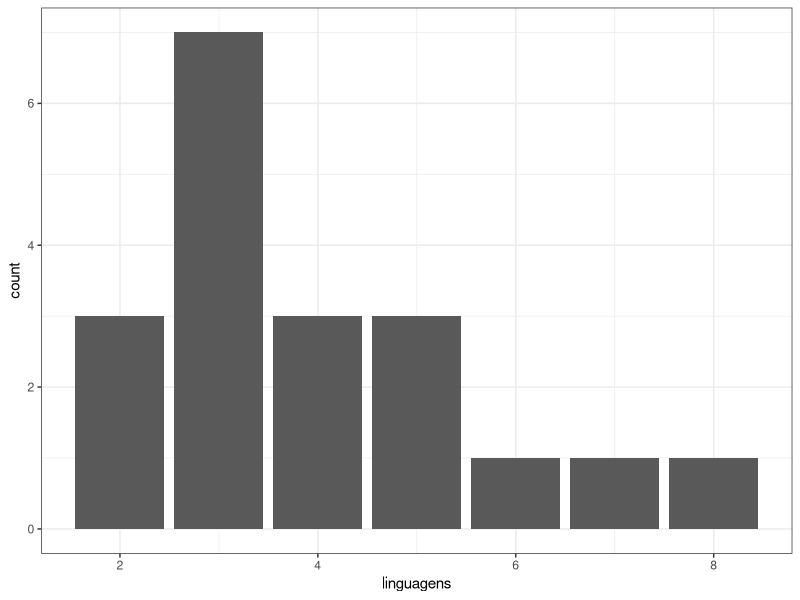
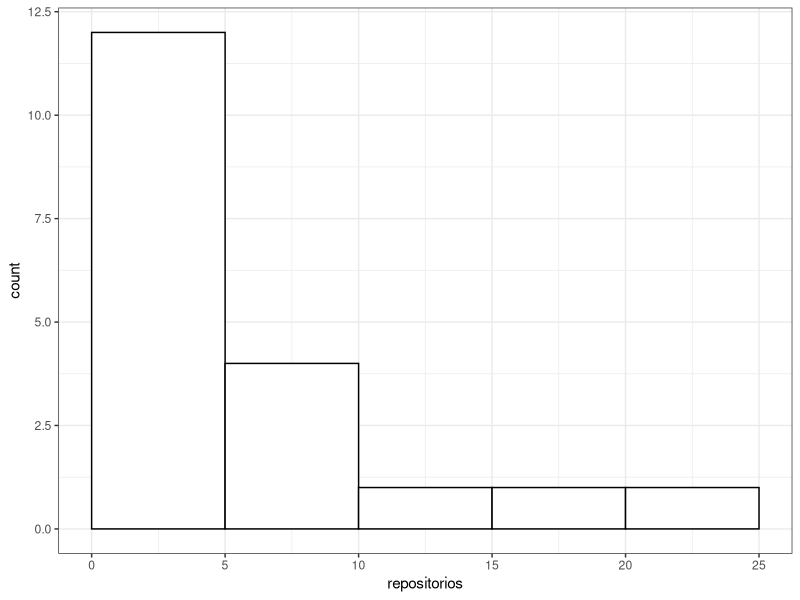
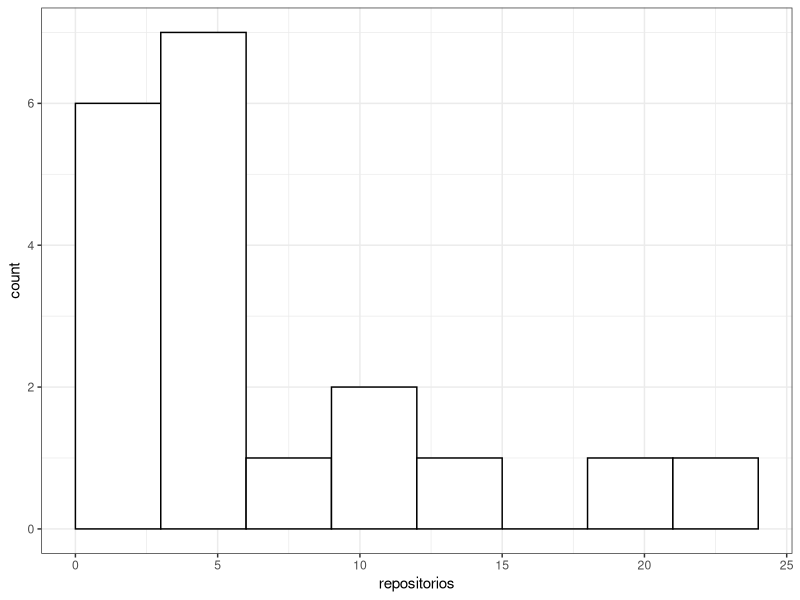
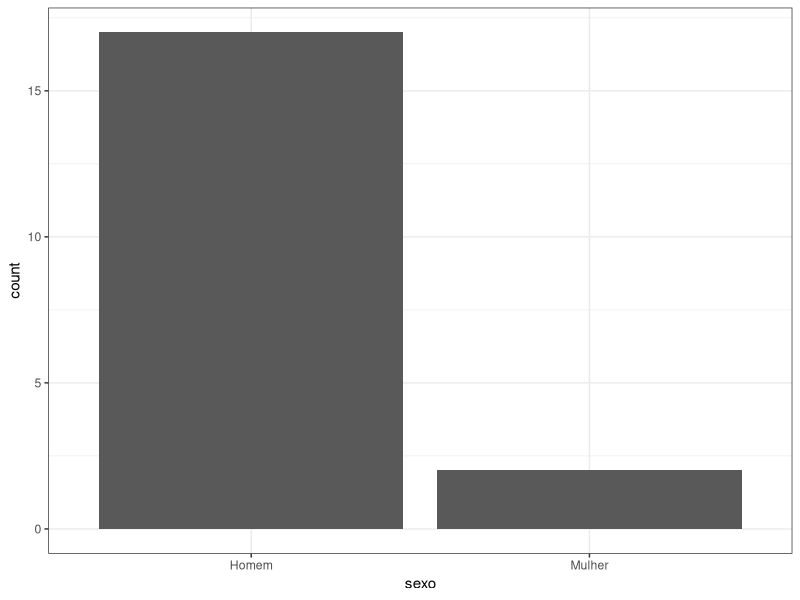
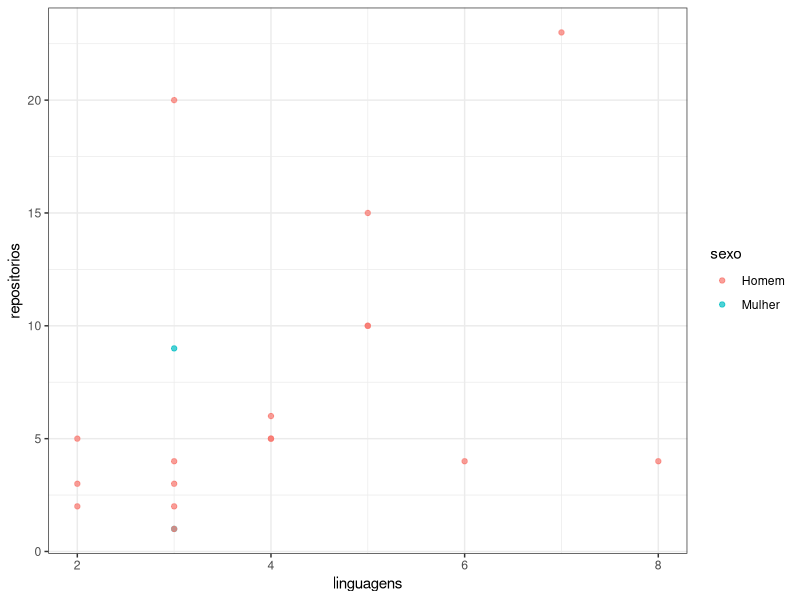
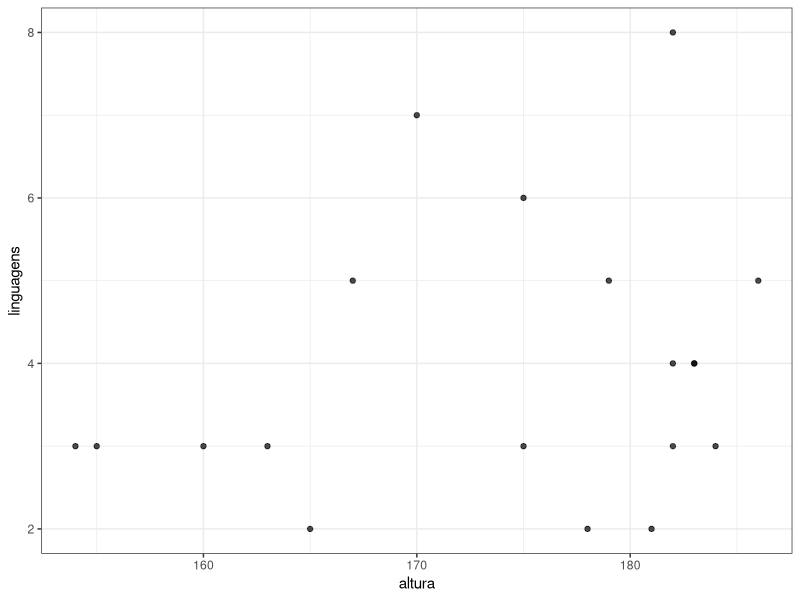
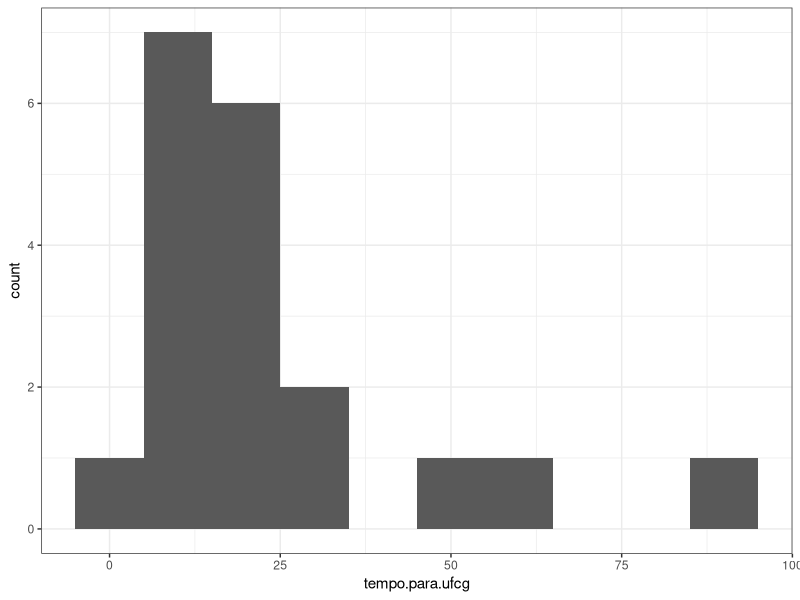
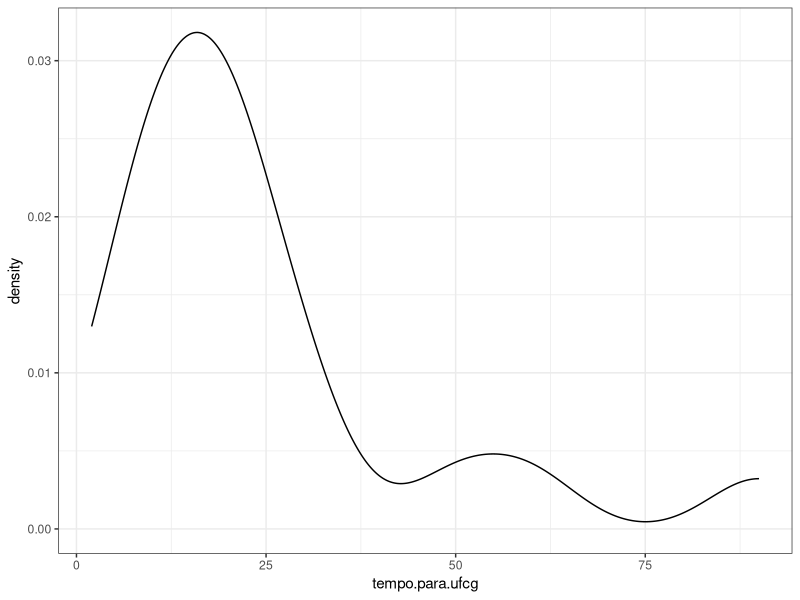

Generate these figures, in order, with R:
## ---- chunk 1
library(dplyr, warn.conflicts = FALSE)
library(ggplot2)
theme_set(theme_bw())
## ---- chunk 2
alunos.tudo = read.csv("../dados/alunos-ad1.csv",
                       header=FALSE, 
                       comment.char="#")

#alunos.tudo %>% View()
# mesmo que View(alunos)

alunos.tudo %>% 
  head() %>% 
  select(2, 3)
# select(head(alunos), 2, 3)

alunos = alunos.tudo %>% 
  select(2, 4, 5, 8, 10, 11)

names(alunos) = c("sexo", 
                  "repositorios", 
                  "linguagens", 
                  "altura", 
                  "tempo.para.ufcg", 
                  "transporte")

alunos = alunos %>% filter(transporte != "")
## ---- chunk 3
ggplot(alunos) + 
  geom_bar(mapping = aes(x = linguagens))

ggplot(alunos) + 
  geom_histogram(mapping = aes(x = repositorios), 
                 fill = "white", 
                 colour = "black",
                 breaks = c(0, 5, 10, 15, 20, 25)) 

ggplot(alunos) + 
  geom_histogram(mapping = aes(x = repositorios), 
                 fill = "white", 
                 colour = "black",
                 breaks = c(0, 3, 6, 9, 12, 15, 18, 21, 24)) 

ggplot(alunos) + 
  geom_bar(mapping = aes(x = sexo) )
## ---- chunk 4
ggplot(data = alunos) +
  geom_point(mapping = aes(x = linguagens, 
                           y = repositorios, 
                           colour = sexo), 
             alpha = 0.7) 

ggplot(data = alunos) +
  geom_point(mapping = aes(x = altura, 
                           y = linguagens), 
             alpha = 0.7) 

## ---- chunk 5
ggplot(alunos) + 
  geom_histogram(mapping = aes(tempo.para.ufcg), 
                 binwidth = 10)

ggplot(alunos) + 
  geom_density(mapping = aes(tempo.para.ufcg))

ggplot(alunos) + 
  geom_bar(mapping = aes(transporte))

ggplot(alunos, mapping = aes(x = transporte, 
                             y = tempo.para.ufcg)) + 
  geom_violin() + 
  geom_point(position = position_jitter(width = .2), 
             alpha = .7) 

ggplot(alunos, mapping = aes(x = transporte, 
                             y = tempo.para.ufcg)) + 
  geom_boxplot() + 
  geom_point(position = position_jitter(width = .2), 
             alpha = .7) 

## ---- chunk 6
diamonds
ggplot(diamonds) + 
  geom_histogram(mapping = aes(x = carat))

ggplot(diamonds) + 
  geom_density(mapping = aes(x = carat))

ggplot(diamonds) + 
  geom_histogram(mapping = aes(x = carat), 
                 binwidth = .01) 

ggplot(diamonds, mapping = aes(x = cut, y = carat)) + 
  geom_boxplot()  
  #geom_point(position = position_jitter(width = .2), alpha = .02)
